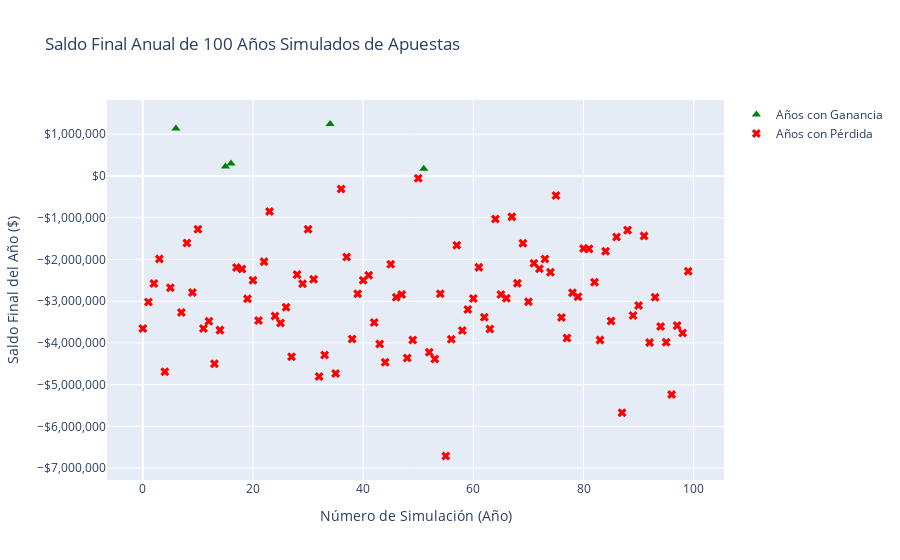

The notebook cell this image was saved under:
### Markdown cell above
#### 2. La ruleta.

Estudie como se juega la ruleta en el casino. https://www.casino.es/ruleta/como-jugar-ruleta/

Suponga que usted va cada día del año al casino (365 veces), usted cuenta con un presupuesto de 200 mil pesos diarios y por sesión alcanza a jugar como máximo 100 veces, pues se retira a la apuesta número 100 o cuando queda sin dinero. Usted solo realiza una apuesta, al **impar**, y comienza apostando mil pesos, en cualquier juego, en caso de ganar algún juego vuelve al comienzo y apuesta mil pesos, en caso de perder, dobla la apuesta, en el caso que no tenga suficiente dinero, apueste todo lo que queda.

Calcule 100 escenarios distintos y grafique el dinero ganado o perdido en cada posible escenario.

### Code cell
# --- Configuración de la Ruleta ---
# El número 0 no es par ni impar en la ruleta para efectos de apuesta
impares = {i for i in range(1, 37) if i % 2 != 0}
pares = {i for i in range(1, 37) if i % 2 == 0}

def apostar(monto_apostado):
    # Simula una tirada de ruleta apostando a impar
    numero_ganador = random.randint(0, 36)
    if numero_ganador in impares:
        return monto_apostado  # Se gana el monto apostado (recupera la apuesta + ganancia)
    return -monto_apostado   # Se pierde el monto apostado

# --- Lógica de Simulación Diaria ---
def simular_un_dia(presupuesto_diario, apuesta_inicial, max_apuestas):
    # Simula un día completo de apuestas en el casino
    fondos = presupuesto_diario
    apuesta_actual = apuesta_inicial
    
    for _ in range(max_apuestas):
        # Si no se puede cubrir la apuesta, el día termina
        if fondos < apuesta_actual:
            break
            
        # Si no se puede doblar la apuesta, se apuesta todo lo que queda
        if apuesta_actual > fondos:
            apuesta_actual = fondos

        resultado = apostar(apuesta_actual)
        
        fondos += resultado
        
        if resultado > 0:  # Si se gana
            apuesta_actual = apuesta_inicial
        else:  # Si se pierde
            apuesta_actual *= 2
            
    # Devuelve la ganancia o pérdida neta del día
    return fondos - presupuesto_diario

# --- Parámetros Principales de la Simulación ---
print("\n" + "=" * 80)
print("EJERCICIO 2: SIMULACIÓN DE APUESTAS EN RULETA")
print("=" * 80)

num_simulaciones = 100
dias_por_simulacion = 365
presupuesto_diario = 200000
apuesta_inicial = 1000
max_apuestas_por_dia = 100

# --- Bucle de Simulación Anual ---
resultados_anuales = []

for i in range(num_simulaciones):
    saldo_total_anual = 0
    for _ in range(dias_por_simulacion):
        saldo_total_anual += simular_un_dia(presupuesto_diario, apuesta_inicial, max_apuestas_por_dia)
    resultados_anuales.append(saldo_total_anual)

# --- Preparación de Datos para Gráfico ---
ganancias_anuales = [r for r in resultados_anuales if r > 0]
perdidas_anuales = [r for r in resultados_anuales if r <= 0]

print("\n--- Resumen de las Simulaciones Anuales ---")
print(f"Años con ganancias: {len(ganancias_anuales)}")
print(f"Años con pérdidas: {len(perdidas_anuales)}")
if ganancias_anuales:
    print(f"Ganancia anual promedio: ${np.mean(ganancias_anuales):,.2f}")
if perdidas_anuales:
    print(f"Pérdida anual promedio: ${np.mean(perdidas_anuales):,.2f}")
print(f"Saldo neto promedio de todos los años: ${np.mean(resultados_anuales):,.2f}")


# --- Gráfico de Resultados Anuales ---
fig = go.Figure()

# Índices para el eje X
indices_ganancias = [i for i, r in enumerate(resultados_anuales) if r > 0]
indices_perdidas = [i for i, r in enumerate(resultados_anuales) if r <= 0]

fig.add_trace(go.Scatter(
    x=indices_ganancias,
    y=ganancias_anuales, 
    mode='markers', 
    name='Años con Ganancia', 
    marker=dict(color='green', symbol='triangle-up', size=8)
))
fig.add_trace(go.Scatter(
    x=indices_perdidas,
    y=perdidas_anuales, 
    mode='markers', 
    name='Años con Pérdida', 
    marker=dict(color='red', symbol='x', size=8)
))

fig.update_layout(
    title='Saldo Final Anual de 100 Años Simulados de Apuestas',
    xaxis_title='Número de Simulación (Año)',
    yaxis_title='Saldo Final del Año ($)',
    showlegend=True,
    yaxis_tickformat='$,.0f' # Formato de moneda para el eje Y
)

fig.show()

### Figure 1 — Plotly figure (JSON) as saved in the notebook; plotly's stock layout.template omitted (floating-point values rounded to 4 significant figures)
{"data": [{"marker": {"color": "green", "size": 8, "symbol": "triangle-up"}, "mode": "markers", "name": "Años con Ganancia", "type": "scatter", "x": [6, 15, 16, 34, 51], "y": [1139000, 228000, 296000, 1245000, 174000]}, {"marker": {"color": "red", "size": 8, "symbol": "x"}, "mode": "markers", "name": "Años con Pérdida", "type": "scatter", "x": [0, 1, 2, 3, 4, 5, 7, 8, 9, 10, 11, 12, 13, 14, 17, 18, 19, 20, 21, 22, 23, 24, 25, 26, 27, 28, 29, 30, 31, 32, 33, 35, 36, 37, 38, 39, 40, 41, 42, 43, 44, 45, 46, 47, 48, 49, 50, 52, 53, 54, 55, 56, 57, 58, 59, 60, 61, 62, 63, 64, 65, 66, 67, 68, 69, 70, 71, 72, 73, 74, 75, 76, 77, 78, 79, 80, 81, 82, 83, 84, 85, 86, 87, 88, 89, 90, 91, 92, 93, 94, 95, 96, 97, 98, 99], "y": [-3657000, -3019000, -2575000, -1987000, -4691000, -2681000, -3272000, -1604000, -2790000, -1277000, -3653000, -3481000, -4502000, -3694000, -2193000, -2227000, -2941000, -2497000, -3462000, -2053000, -852000, -3358000, -3521000, -3147000, -4333000, -2364000, -2585000, -1278000, -2474000, -4803000, -4288000, -4732000, -313000, -1943000, -3909000, -2822000, -2498000, -2377000, -3510000, -4028000, -4462000, -2115000, -2905000, -2839000, -4363000, -3930000, -53000, -4226000, -4385000, -2823000, -6710000, -3913000, -1658000, -3704000, -3198000, -2934000, -2190000, -3387000, -3665000, -1032000, -2839000, -2932000, -980000, -2571000, -1610000, -3016000, -2094000, -2221000, -1992000, -2305000, -467000, -3391000, -3882000, -2800000, -2894000, -1736000, -1747000, -2545000, -3930000, -1803000, -3476000, -1462000, -5673000, -1298000, -3342000, -3106000, -1436000, -3993000, -2904000, -3606000, -3982000, -5236000, -3586000, -3765000, -2281000]}], "layout": {"showlegend": true, "title": {"text": "Saldo Final Anual de 100 Años Simulados de Apuestas"}, "xaxis": {"title": {"text": "Número de Simulación (Año)"}}, "yaxis": {"tickformat": "$,.0f", "title": {"text": "Saldo Final del Año ($)"}}}}
